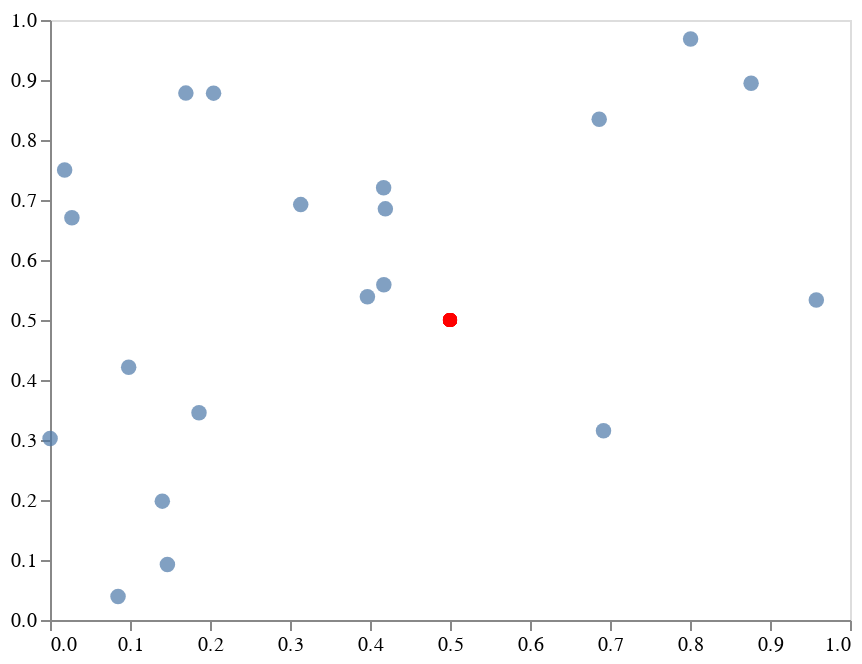

Notebook code for this chart:
### Code cell
# Creating Dataframe
data = pd.DataFrame({'x0': X[:, 0], "x1" : X[:, 1]})
data['m0'] = .5
data['m1'] = .5

# Creating Plot
chart1 = alt.Chart(data).mark_circle(size=60).encode(
    x= alt.X('x0',
             axis=alt.Axis(grid=False)),
    y = alt.Y('x1',
             axis=alt.Axis(grid=False)))


chart2 = alt.Chart(data).mark_circle().encode(
    x= alt.X('m0',
              axis=alt.Axis(title = "")),
    y = alt.Y('m1',
               axis=alt.Axis(title = "")),
    color = alt.value('red'),
    size = alt.value(50)
)

chart1 + chart2

### Figure 1 — Vega-Lite specification as saved in the notebook (floating-point values rounded to 4 significant figures)
{"$schema": "https://vega.github.io/schema/vega-lite/v3.4.0.json", "config": {"mark": {"tooltip": null}, "view": {"height": 300, "width": 400}}, "data": {"name": "data-c1efa3485bc54d5ce629e74e2a4b8128"}, "datasets": {"data-c1efa3485bc54d5ce629e74e2a4b8128": [{"m0": 0.5, "m1": 0.5, "x0": 0.417, "x1": 0.7203}, {"m0": 0.5, "m1": 0.5, "x0": 0.0001144, "x1": 0.3023}, {"m0": 0.5, "m1": 0.5, "x0": 0.1468, "x1": 0.09234}, {"m0": 0.5, "m1": 0.5, "x0": 0.1863, "x1": 0.3456}, {"m0": 0.5, "m1": 0.5, "x0": 0.3968, "x1": 0.5388}, {"m0": 0.5, "m1": 0.5, "x0": 0.4192, "x1": 0.6852}, {"m0": 0.5, "m1": 0.5, "x0": 0.2045, "x1": 0.8781}, {"m0": 0.5, "m1": 0.5, "x0": 0.02739, "x1": 0.6705}, {"m0": 0.5, "m1": 0.5, "x0": 0.4173, "x1": 0.5587}, {"m0": 0.5, "m1": 0.5, "x0": 0.1404, "x1": 0.1981}, {"m0": 0.5, "m1": 0.5, "x0": 0.8007, "x1": 0.9683}, {"m0": 0.5, "m1": 0.5, "x0": 0.3134, "x1": 0.6923}, {"m0": 0.5, "m1": 0.5, "x0": 0.8764, "x1": 0.8946}, {"m0": 0.5, "m1": 0.5, "x0": 0.08504, "x1": 0.03905}, {"m0": 0.5, "m1": 0.5, "x0": 0.1698, "x1": 0.8781}, {"m0": 0.5, "m1": 0.5, "x0": 0.09835, "x1": 0.4211}, {"m0": 0.5, "m1": 0.5, "x0": 0.9579, "x1": 0.5332}, {"m0": 0.5, "m1": 0.5, "x0": 0.6919, "x1": 0.3155}, {"m0": 0.5, "m1": 0.5, "x0": 0.6865, "x1": 0.8346}, {"m0": 0.5, "m1": 0.5, "x0": 0.01829, "x1": 0.7501}]}, "layer": [{"encoding": {"x": {"axis": {"grid": false}, "field": "x0", "type": "quantitative"}, "y": {"axis": {"grid": false}, "field": "x1", "type": "quantitative"}}, "mark": {"size": 60, "type": "circle"}}, {"encoding": {"color": {"value": "red"}, "size": {"value": 50}, "x": {"axis": {"title": ""}, "field": "m0", "type": "quantitative"}, "y": {"axis": {"title": ""}, "field": "m1", "type": "quantitative"}}, "mark": "circle"}]}
